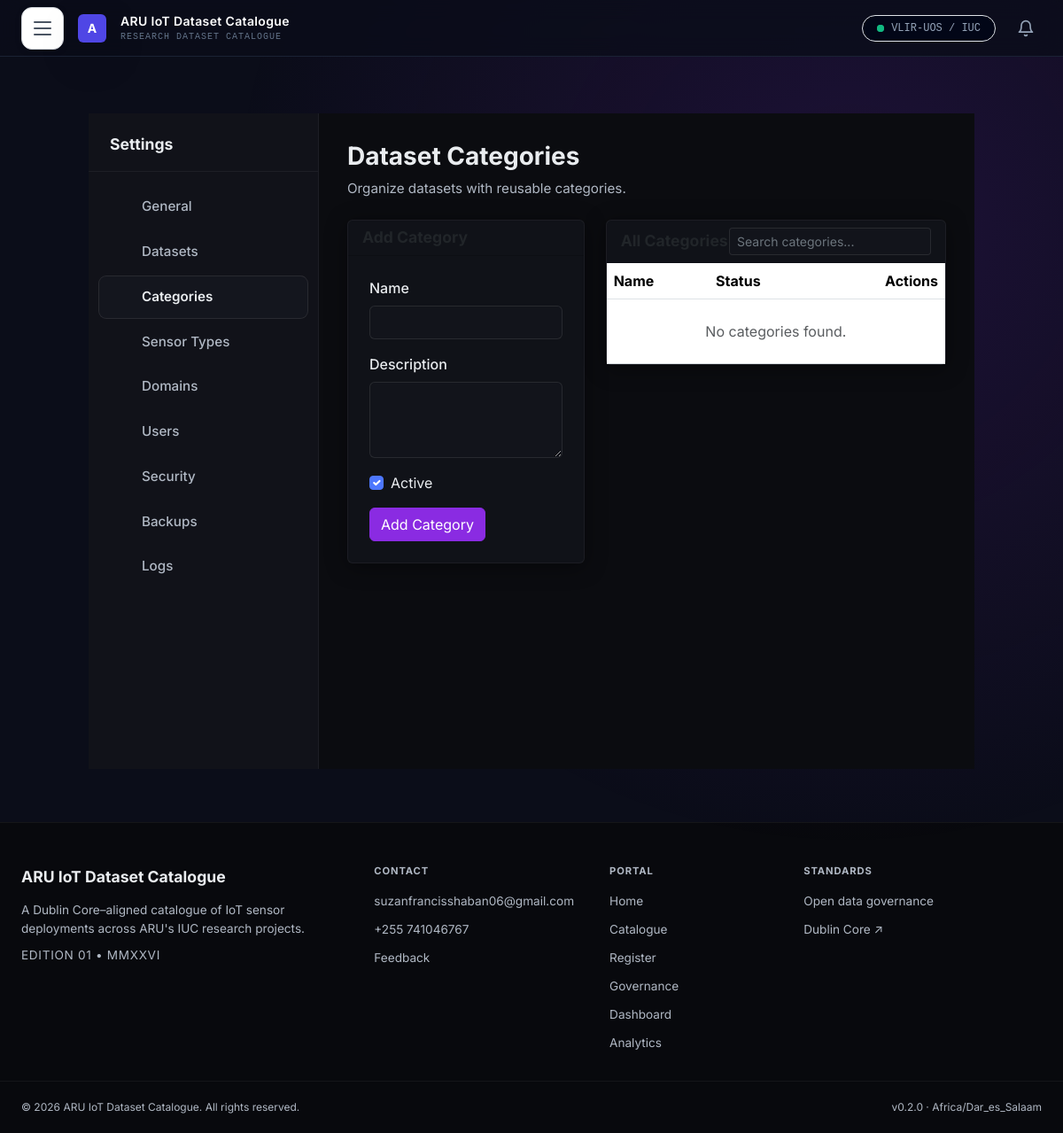
The page /portal-admin/settings/categories/ (signed in) on the database its author committed.
### catalogue/models.py (models this page shows, shortened)
class SystemSetting(models.Model):
    SETTING_TYPE_CHOICES = [
        ('text', 'Text'),
        ('number', 'Number'),
        ('boolean', 'Boolean'),
        ('email', 'Email'),
        ('url', 'URL'),
        ('choice', 'Choice'),
        ('file', 'File'),
    ]
    key = models.CharField(max_length=100, unique=True)
    value = models.TextField(blank=True)
    setting_type = models.CharField(max_length=20, choices=SETTING_TYPE_CHOICES, default='text')
    category = models.CharField(max_length=50, blank=True)
    description = models.TextField(blank=True)
    is_required = models.BooleanField(default=False)
    updated_at = models.DateTimeField(auto_now=True)
    class Meta:
        ordering = ['category', 'key']

### catalogue/views.py (the view)
    def wrapper(request, *args, **kwargs):
        if not request.user.is_authenticated:
            return redirect('login')
        if not (request.user.is_staff or request.user.is_superuser or getattr(request.user, 'role', None) == 'Admin'):
            return render(request, '403.html', status=403)
        return view_func(request, *args, **kwargs)

### catalogue/templates/settings/categories.html (shortened to what this page needs)
{% extends 'settings/base.html' %}
{% block settings_content %}
<div class="settings-page">
    <div class="settings-page-header">
        <h1 class="settings-page-title">Dataset Categories</h1>
        <p class="settings-page-desc">Organize datasets with reusable categories.</p>
    </div>
    <div class="row">
        <div class="col-lg-5">
            <div class="card">
                <div class="card-header">
                    <h5 class="card-title mb-0">{{ edit_category|yesno:'Edit,Add' }} Category</h5>
                </div>
                <div class="card-body">
                    <form method="post">
                        <div class="mb-3">
                            <label class="form-label">Name</label>
                            {{ form.name }}
                        </div>
                        <div class="mb-3">
                            <label class="form-label">Description</label>
                            {{ form.description }}
                        </div>
                        <div class="mb-3">
                            <div class="form-check">
                                {{ form.is_active }}
                                <label class="form-check-label">Active</label>
                            </div>
                        </div>
                        <div class="d-flex gap-2">
                            <button type="submit" class="btn btn-primary">{{ edit_category|yesno:'Update,Add' }} Category</button>
                        </div>
                    </form>
                </div>
            </div>
        </div>
        <div class="col-lg-7">
            <div class="card">
                <div class="card-header d-flex justify-content-between align-items-center">
                    <h5 class="card-title mb-0">All Categories</h5>
                    <form method="get" class="d-flex" style="max-width: 250px;">
                        <input type="text" name="q" class="form-control form-control-sm" placeholder="Search categories..." value="{{ search_query }}">
                    </form>
                </div>
                <div class="card-body p-0">
                    <div class="table-responsive">
                        <table class="table table-hover mb-0">
                            <thead>
                                <tr>
                                    <th>Name</th>
                                    <th>Status</th>
                                    <th class="text-end">Actions</th>
                                </tr>
                            </thead>
                            <tbody>
                                {% for category in categories %}
                                <tr>
                                    <td>{{ category.name }}</td>
                                    <td>
                                        <span class="badge {% if category.is_active %}bg-success{% else %}bg-secondary{% endif %}">
                                            {% if category.is_active %}Active{% else %}Inactive{% endif %}
                                        </span>
                                    </td>
                                    <td class="text-end">
                                        <a href="{% url 'admin_settings_categories_edit' category.pk %}" class="btn btn-sm btn-outline-primary">Edit</a>
                                        <form method="post" action="{% url 'admin_settings_categories_delete' category.pk %}" class="d-inline" onsubmit="return confirm('Are you sure you want to delete this category?');">
                                            {% csrf_token %}
                                            <button type="submit" class="btn btn-sm btn-outline-danger">Delete</button>
                                        </form>
                                    </td>
                                </tr>
                                {% empty %}
                                <tr>
                                    <td colspan="3" class="text-center text-muted py-4">No categories found.</td>
                                </tr>
                                {% endfor %}
                            </tbody>
                        </table>
                    </div>
                </div>
            </div>
        </div>
    </div>
</div>
{% endblock %}

### catalogue/templates/base.html (shortened to what this page needs)
{% load static socialaccount i18n humanize %}
<!DOCTYPE html>
<html lang="en" data-theme="{{ current_theme }}">
<head>
    <script src="https://cdn.tailwindcss.com"></script>
    <link rel="stylesheet" href="{% static 'css/style.css' %}?v=20260718">
    <link rel="stylesheet" href="{% static 'css/theme.css' %}?v=20260718">
    {% block extra_head %}{% endblock %}
</head>
<body class="bg-midnight-950 text-slate-300 font-sans antialiased">
    <nav class="flex justify-between items-center h-16 px-6 bg-midnight-950/80 backdrop-blur-md border-b border-slate-800/80 sticky top-0 z-50">
        <div class="flex items-center gap-3">
            <button id="hamburger-btn" aria-label="Toggle Navigation" class="hamburger-btn">
                <span class="hamburger-line"></span>
                <span class="hamburger-line"></span>
                <span class="hamburger-line"></span>
            </button>
            <div class="w-8 h-8 bg-indigo-600 rounded-md flex items-center justify-center text-white font-bold text-sm shadow-lg shadow-indigo-500/20">A</div>
            <div>
                <div class="text-white font-semibold text-sm tracking-wide">ARU IoT Dataset Catalogue</div>
                <div class="text-[10px] text-slate-500 font-mono tracking-widest uppercase">Research Dataset Catalogue</div>
            </div>
        </div>
        <div class="flex items-center gap-3">
            <span class="text-xs text-slate-400 font-mono bg-slate-950 px-3 py-1.5 rounded-full border border-slate-800 flex items-center gap-2">
                <span class="relative flex h-2 w-2">
                    <span class="relative inline-flex rounded-full h-2 w-2 bg-emerald-500"></span>
                </span>
                VLIR-UOS / IUC
            </span>
            {% if user.is_authenticated %}
            <div class="relative">
                <button id="notification-bell-btn" aria-label="Notifications" class="relative p-2 text-slate-400 hover:text-white transition-colors">
                    <svg width="20" height="20" viewBox="0 0 24 24" fill="none" stroke="currentColor" stroke-width="2" stroke-linecap="round" stroke-linejoin="round">
                        <path d="M6 8a6 6 0 0 1 12 0c0 7 3 9 3 9H3s3-2 3-9"></path>
                        <path d="M10.3 21a1.94 1.94 0 0 0 3.4 0"></path>
                    </svg>
                </button>
            </div>
            {% endif %}
        </div>
    </nav>
    <div class="container">
        {% block content %}
        {% endblock %}
    </div>
    <footer class="site-footer">
        <div class="footer-container">
            <div class="footer-col">
                <div class="footer-brand">{{ general_settings.portal_name|default:'ARU IoT Dataset Catalogue' }}</div>
                <p class="footer-desc">A Dublin Core–aligned catalogue of IoT sensor deployments across {{ general_settings.institution_name|default:"ARU" }}'s IUC research projects.</p>
                <p class="footer-edition">EDITION 01 • MMXXVI</p>
            </div>
            <div class="footer-col">
                <h4 class="footer-heading">{% trans 'Contact' %}</h4>
                <ul>
                    {% if general_settings.contact_email %}
                    <li><a href="mailto:{{ general_settings.contact_email }}">{{ general_settings.contact_email }}</a></li>
                    {% endif %}
                    {% if general_settings.contact_phone %}
                    <li><a href="tel:{{ general_settings.contact_phone }}">{{ general_settings.contact_phone }}</a></li>
                    {% endif %}
                    <li><a href="{% url 'feedback' %}">{% trans 'Feedback' %}</a></li>
                </ul>
            </div>
            <div class="footer-col">
                <h4 class="footer-heading">{% trans 'Portal' %}</h4>
                <ul>
                    <li><a href="{% url 'home' %}">{% trans 'Home' %}</a></li>
                    <li><a href="{% url 'browse_catalogue' %}">{% trans 'Catalogue' %}</a></li>
                    <li><a href="{% url 'register_dataset' %}">{% trans 'Register' %}</a></li>
                    <li><a href="{% url 'governance_policy' %}">{% trans 'Governance' %}</a></li>
                    {% if user.is_authenticated %}
                        {% if user.is_staff or user.is_superuser or user.role == 'Admin' %}
                        <li><a href="{% url 'admin_dashboard' %}">{% trans 'Dashboard' %}</a></li>
                        <li><a href="{% url 'admin_analytics_dashboard' %}">{% trans 'Analytics' %}</a></li>
                        {% endif %}
                    {% endif %}
                </ul>
            </div>
            <div class="footer-col">
                <h4 class="footer-heading">{% trans 'Standards' %}</h4>
                <ul>
                <li><a href="{% url 'governance_policy' %}">Open data governance</a></li>
                <li><a href="https://dublincore.org" target="_blank" rel="noopener">Dublin Core ↗</a></li>
                </ul>
            </div>
        </div>
        <div class="footer-bottom">
            <span>© 2026 {{ general_settings.institution_name|default:'ARU' }} IoT Dataset Catalogue. All rights reserved.</span>
            <span>v0.2.0 · {{ general_settings.time_zone|default:'Africa/Dar_es_Salaam' }}</span>
        </div>
    </footer>
</body>
</html>

### rows shown on the page
SystemSetting: portal_name "ARU IoT Dataset Catalogue"
SystemSetting: institution_name "ARU"
SystemSetting: contact_email "suzanfrancisshaban06@gmail.com"
SystemSetting: contact_phone "+255 741046767"
SystemSetting: time_zone "Africa/Dar_es_Salaam"

### other values the page prints
{{ edit_category|yesno:'Update,Add' }} "Add"
